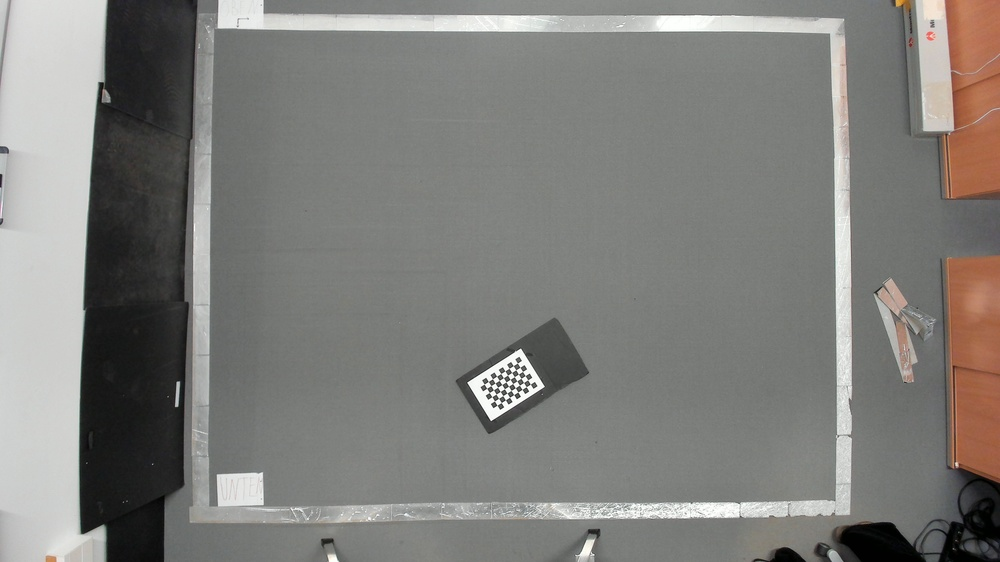
#> input picture calib_images/img1.jpg, 1000 x 562 px, shrunk from 3840 x 2160 before the run, found by its file name; its folder holds only this picture in this run
$ python calib.py
#> lines starting #> are read from the running program, lines starting #| are printed output that depends on the picture; after the words box and inside, x2 and y2 are one past the last pixel; in counts of white or black regions, pixels touching at a corner belong together; long printed decimals are rounded
import numpy as np
import cv2
import os
import argparse


def calibrate(dirpath, square_size, width, height, visualize=False):
    """ Apply camera calibration operation for images in the given directory path. """
#> called with dirpath = 'calib_images/*.jpg', square_size = 0.022, width = 9, height = 6, visualize = False

    # termination criteria
    criteria = (cv2.TERM_CRITERIA_EPS + cv2.TERM_CRITERIA_MAX_ITER, 30, 0.001)

    # prepare object points, like (0,0,0), (1,0,0), (2,0,0) ....,(8,6,0)
    objp = np.zeros((height * width, 3), np.float32)
    objp[:, :2] = np.mgrid[0:width, 0:height].T.reshape(-1, 2)

    objp = objp * square_size

    # Arrays to store object points and image points from all the images.
    objpoints = []  # 3d point in real world space
    imgpoints = []  # 2d points in image plane.

    images = os.listdir(dirpath)

    for fname in images:
        img = cv2.imread(os.path.join(dirpath, fname))
#> img is the input picture: shape (562, 1000, 3); mean B, G, R 122.9, 126.5, 127.6
        gray = cv2.cvtColor(img, cv2.COLOR_BGR2GRAY)
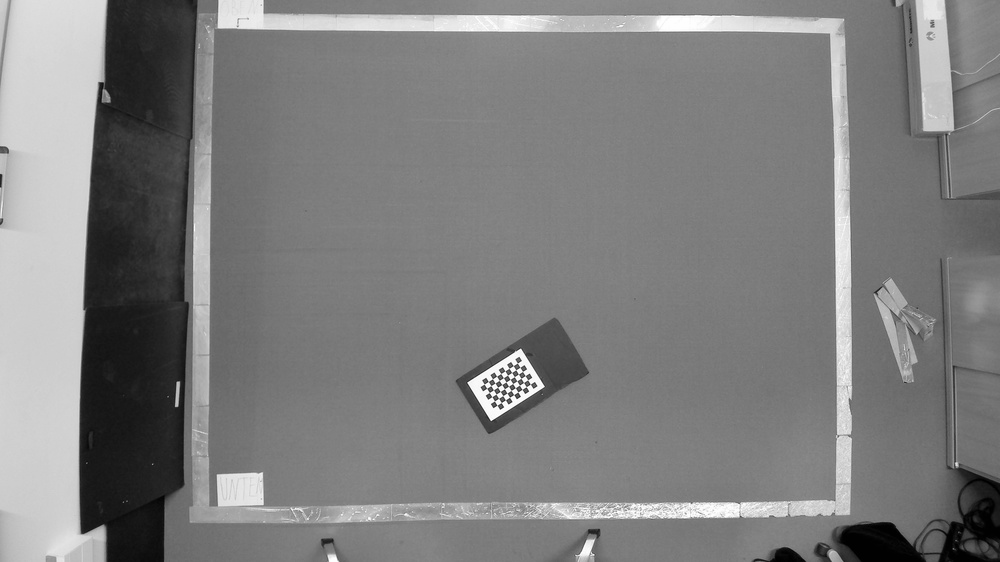
#> gray: shape (562, 1000); min 0, max 255, mean 126.4

        # Find the chess board corners
        ret, corners = cv2.findChessboardCorners(gray, (width, height), None)
#> ret = True; corners = 54 rows, first 8: [530.5, 384], [526.4, 386.7], [521.9, 389.4], [518, 392], [513.8, 394.6], [509.7, 397.2], [505.4, 399.8], [501.2, 402.5]

        # If found, add object points, image points (after refining them)
        if ret:
            objpoints.append(objp)

            corners2 = cv2.cornerSubPix(gray, corners, (11, 11), (-1, -1), criteria)
#> corners2 = 54 rows, first 8: [540.9, 385.5], [525.9, 390], [521.9, 390.9], [520.9, 392.6], [513.9, 394.7], [514.4, 395.7], [505.8, 397.5], [507.7, 399.8]
            imgpoints.append(corners2)

            # Draw and display the corners
            img = cv2.drawChessboardCorners(img, (width, height), corners2, ret)
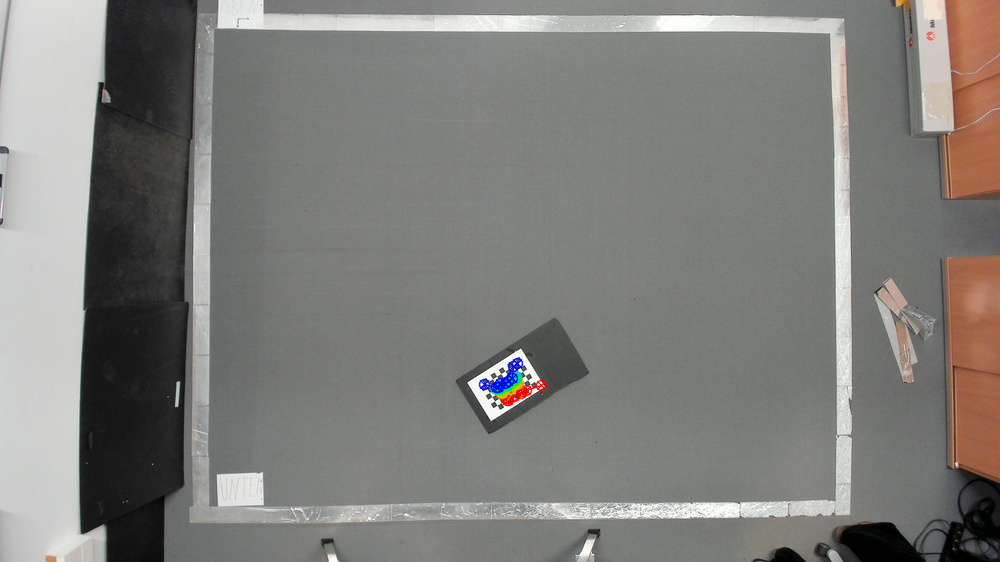
#> img: shape (562, 1000, 3); 0.25% of pixels changed, all inside (x1, y1, x2, y2) = (478, 357, 548, 407)

        if visualize:
            cv2.imshow('img', img)
            cv2.waitKey(0)

    ret, mtx, dist, rvecs, tvecs = cv2.calibrateCamera(objpoints, imgpoints, gray.shape[::-1], None, None)
#> ret = 3.5; mtx = [[152.5, 0, 444.5], [0, 184.1, 282.1], [0, 0, 1]]; dist = [[-0.11, -0.254, -0.0753, 0.0889, 0.141]]; rvecs = ([1.41, 1.15, 1.65],); tvecs = ([0.176, 0.263, 0.284],)

    return [ret, mtx, dist, rvecs, tvecs]


if __name__ == '__main__':
    dirpath = 'calib_images/*.jpg'
    # 2.2 cm == 0.022 m
    # square_size = 0.022
    square_size = 0.022
    width = 9
    height = 6
    visualize = False

    ret, mtx, dist, rvecs, tvecs = calibrate(dirpath, square_size, visualize=visualize, width=width, height=height)
#> ret = 3.5; mtx = [[152.5, 0, 444.5], [0, 184.1, 282.1], [0, 0, 1]]; dist = [[-0.11, -0.254, -0.0753, 0.0889, 0.141]]; rvecs = ([1.41, 1.15, 1.65],); tvecs = ([0.176, 0.263, 0.284],)

    print(mtx)
#| [[152.504   0.         444.468]
#|  [  0.         184.111 282.097]
#|  [  0.           0.           1.        ]]
    print(dist)
#| [[-0.1096 -0.2536 -0.07532  0.0889  0.1413]]

    np.save("calibration_matrix", mtx)
    np.save("distortion_coefficients", dist)

$ run again, on calib_images/img13.jpg
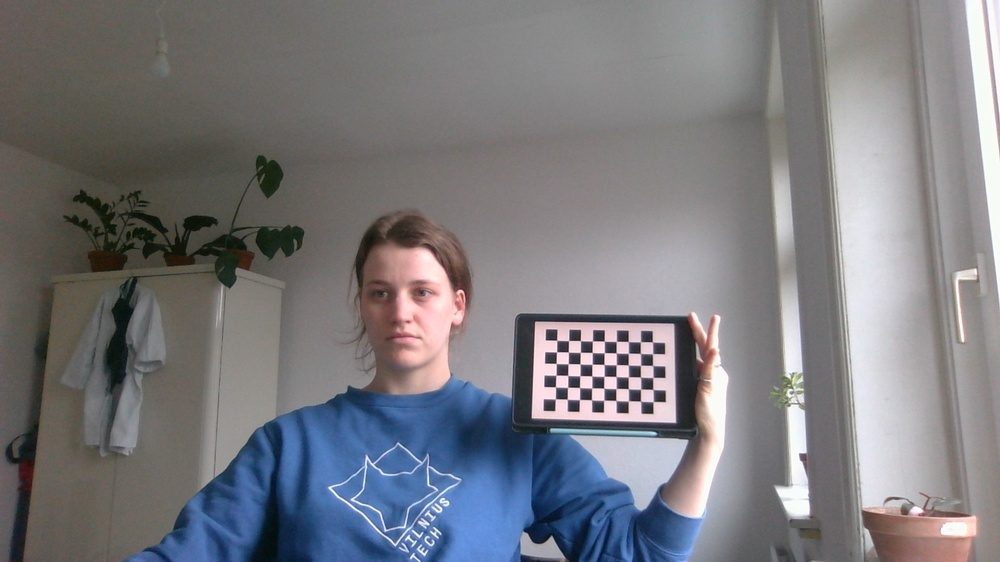
#> input picture calib_images/img13.jpg, 1000 x 562 px, shrunk from 1920 x 1080 before the run, found by its file name
#> in calibrate, img is the input picture: shape (562, 1000, 3); mean B, G, R 126, 121.4, 121.7
#> in calibrate, `gray = cv2.cvtColor(img, cv2.COLOR_BGR2GRAY)`:
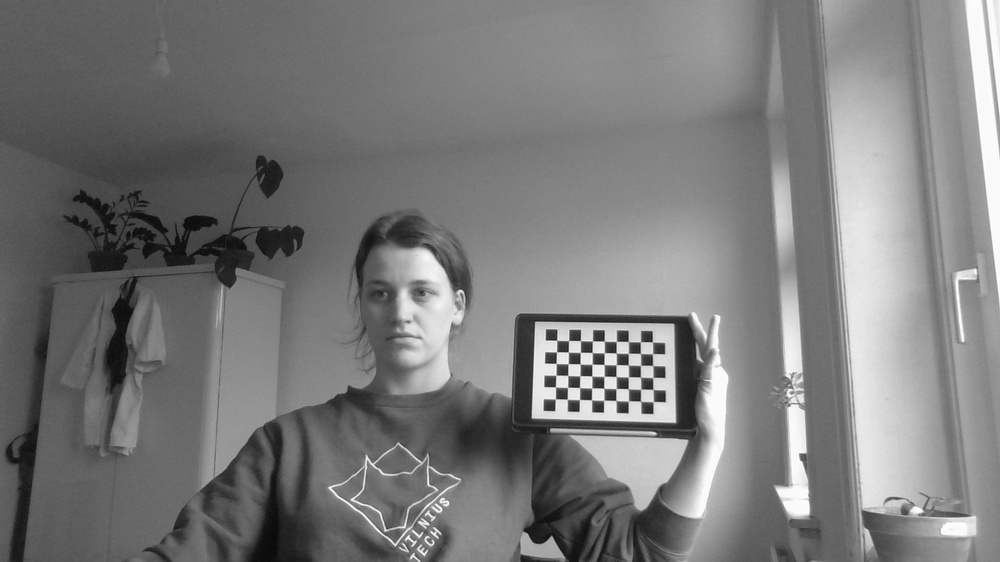
#> gray: shape (562, 1000); min 8, max 255, mean 122
#> in calibrate, `ret, corners = cv2.findChessboardCorners(gray, (width, height), None)`: ret = True; corners = 54 rows, first 8: [556.6, 340.2], [568.6, 340.6], [580.3, 340.6], [592.5, 340.9], [604.2, 341], [616.4, 341.4], [628.1, 341.5], [640.5, 341.8]
#> corners2 = 54 rows, first 8: [555.2, 346.2], [562.8, 347.1], [573.9, 346], [597.6, 346.6], [597.6, 346.6], [610.3, 348], [620.9, 347.1], [645.7, 347.3]
#> in calibrate, `img = cv2.drawChessboardCorners(img, (width, height), corners2, ret)`:
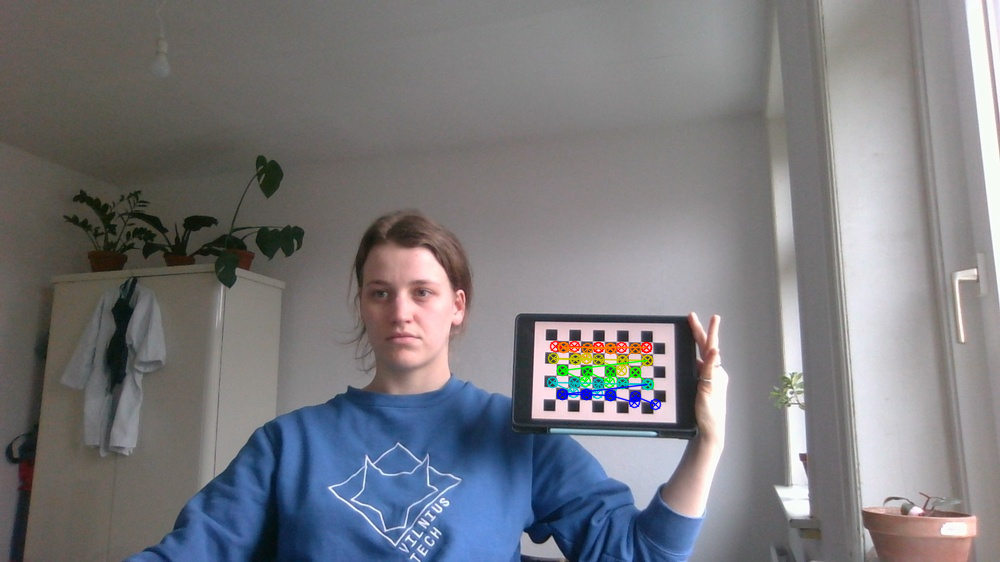
#> img: shape (562, 1000, 3); 0.83% of pixels changed, all inside (x1, y1, x2, y2) = (546, 340, 662, 411)
#> in calibrate, `ret, mtx, dist, rvecs, tvecs = cv2.calibrateCamera(objpoints, imgpoint..`: ret = 6.83; mtx = [[193.3, 0, 505.2], [0, 146.6, 316.9], [0, 0, 1]]; dist = [[3.22, -4.19, -0.187, -0.339, 2.56]]; rvecs = ([-0.276, -0.0879, 0.0974],); tvecs = ([0.125, 0.0788, 0.433],)
#> `ret, mtx, dist, rvecs, tvecs = calibrate(dirpath, square_size, visuali..`: ret = 6.83; mtx = [[193.3, 0, 505.2], [0, 146.6, 316.9], [0, 0, 1]]; dist = [[3.22, -4.19, -0.187, -0.339, 2.56]]; rvecs = ([-0.276, -0.0879, 0.0974],); tvecs = ([0.125, 0.0788, 0.433],)
#| [[193.279   0.         505.223 ]
#|  [  0.         146.609 316.933]
#|  [  0.           0.           1.        ]]
#| [[ 3.221 -4.192 -0.1868 -0.3394  2.562]]

$ run again, on calib_images/img14.jpg
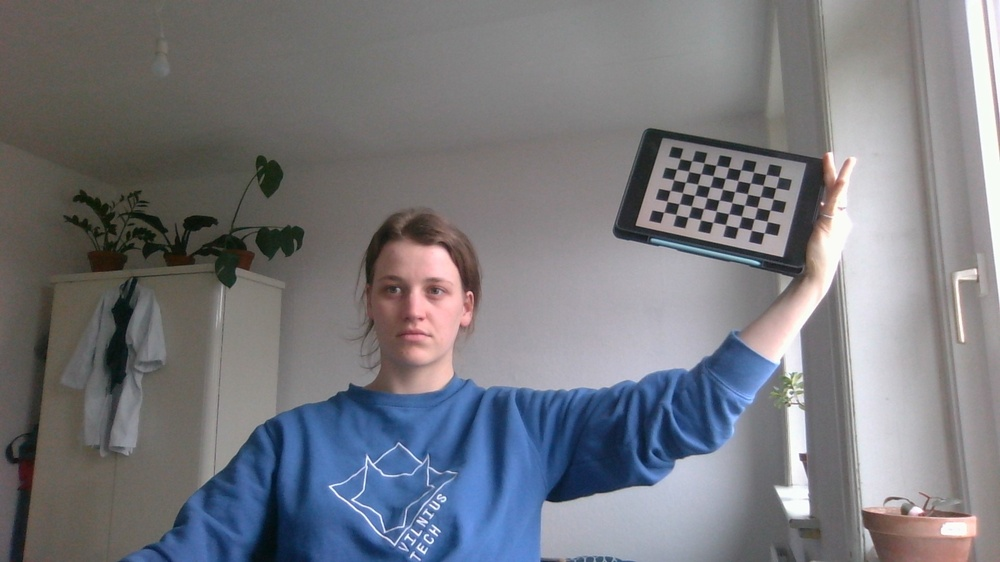
#> input picture calib_images/img14.jpg, 1000 x 562 px, shrunk from 1920 x 1080 before the run, found by its file name
#> in calibrate, img is the input picture: shape (562, 1000, 3); mean B, G, R 125.9, 120, 119.1
#> in calibrate, `gray = cv2.cvtColor(img, cv2.COLOR_BGR2GRAY)`:
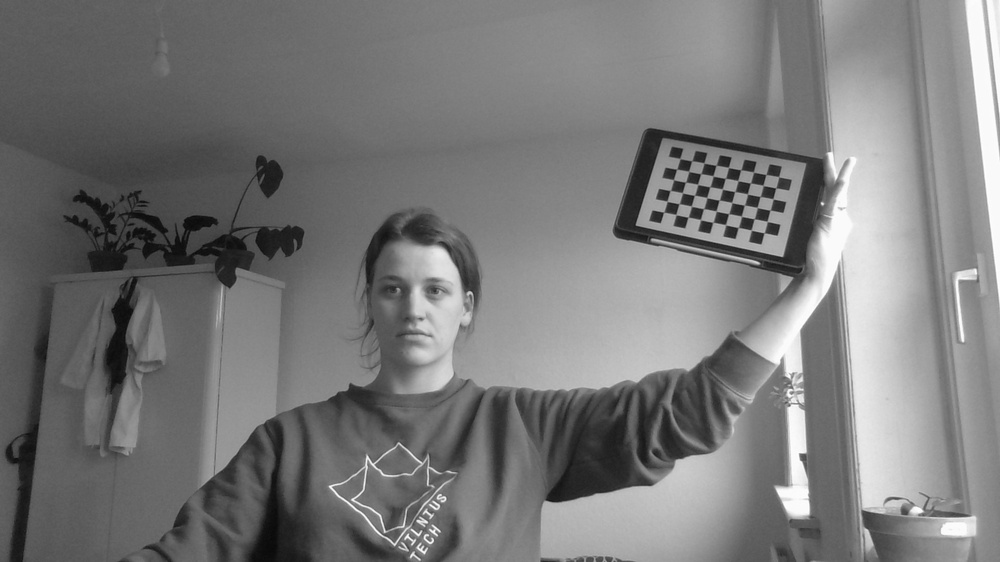
#> gray: shape (562, 1000); min 7, max 255, mean 120.4
#> in calibrate, `ret, corners = cv2.findChessboardCorners(gray, (width, height), None)`: ret = True; corners = 54 rows, first 8: [679.9, 158.6], [691.9, 160.7], [703.8, 163], [716.1, 165.3], [728.4, 167.4], [740.8, 169.7], [753.4, 172.1], [766, 174.5]
#> corners2 = 54 rows, first 8: [684.3, 165.5], [684.3, 165.5], [709.3, 170], [709.3, 170], [733.3, 174.4], [733.3, 174.4], [758.5, 179.4], [758.5, 179.4]
#> in calibrate, `img = cv2.drawChessboardCorners(img, (width, height), corners2, ret)`:
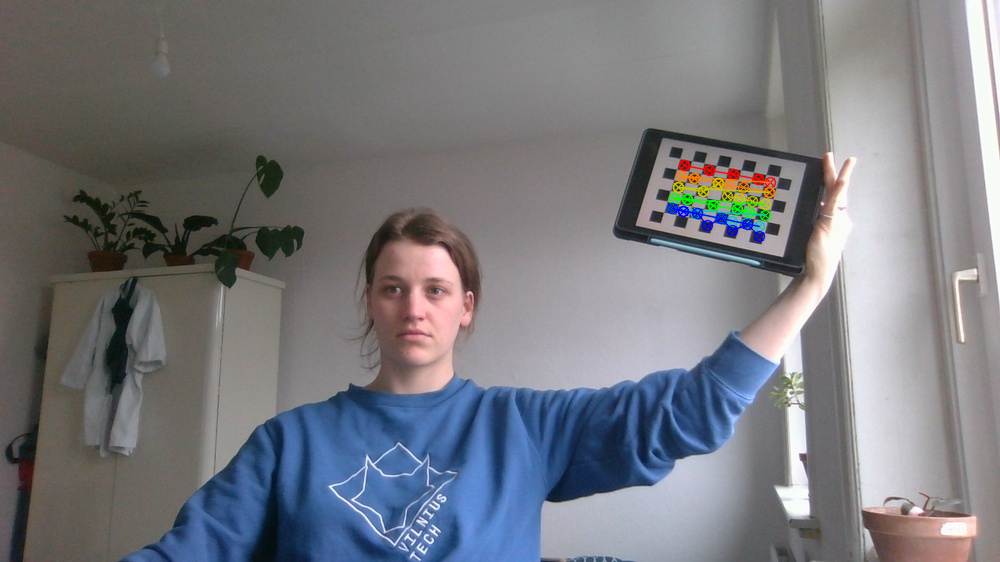
#> img: shape (562, 1000, 3); 0.82% of pixels changed, all inside (x1, y1, x2, y2) = (666, 159, 777, 243)
#> in calibrate, `ret, mtx, dist, rvecs, tvecs = cv2.calibrateCamera(objpoints, imgpoint..`: ret = 5.8; mtx = [[385.5, 0, 477.8], [0, 275, 265.2], [0, 0, 1]]; dist = [[0.497, 2.45, -0.0951, -0.105, -4.26]]; rvecs = ([0.667, 1.26, 0.183],); tvecs = ([0.363, -0.215, 0.778],)
#> `ret, mtx, dist, rvecs, tvecs = calibrate(dirpath, square_size, visuali..`: ret = 5.8; mtx = [[385.5, 0, 477.8], [0, 275, 265.2], [0, 0, 1]]; dist = [[0.497, 2.45, -0.0951, -0.105, -4.26]]; rvecs = ([0.667, 1.26, 0.183],); tvecs = ([0.363, -0.215, 0.778],)
#| [[385.537   0.         477.816]
#|  [  0.         275.021 265.245]
#|  [  0.           0.           1.        ]]
#| [[ 0.4973   2.445 -0.09513 -0.1049 -4.263]]

$ run again, on calib_images/img15.jpg
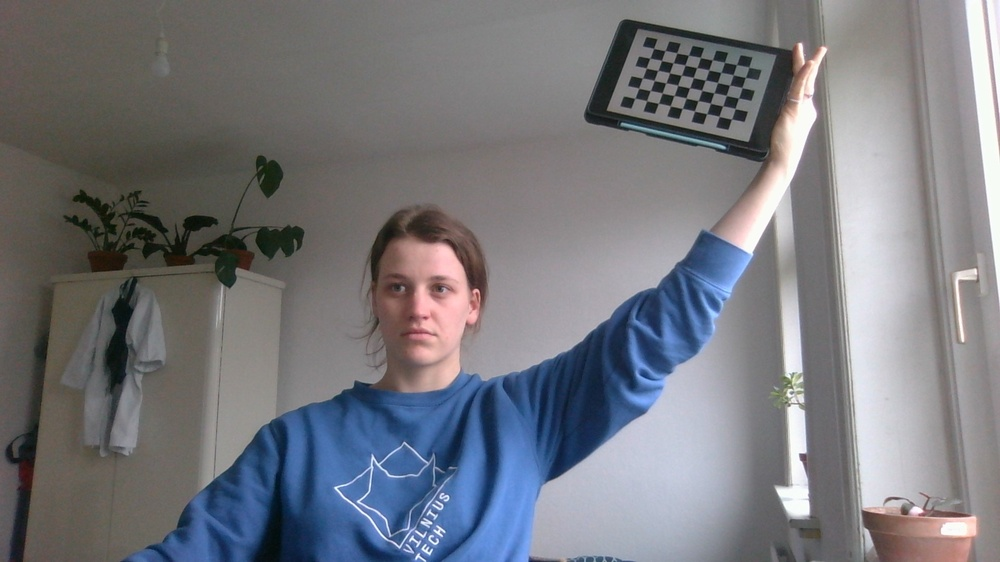
#> input picture calib_images/img15.jpg, 1000 x 562 px, shrunk from 1920 x 1080 before the run, found by its file name
#> in calibrate, img is the input picture: shape (562, 1000, 3); mean B, G, R 125.3, 119.5, 118.4
#> in calibrate, `gray = cv2.cvtColor(img, cv2.COLOR_BGR2GRAY)`:
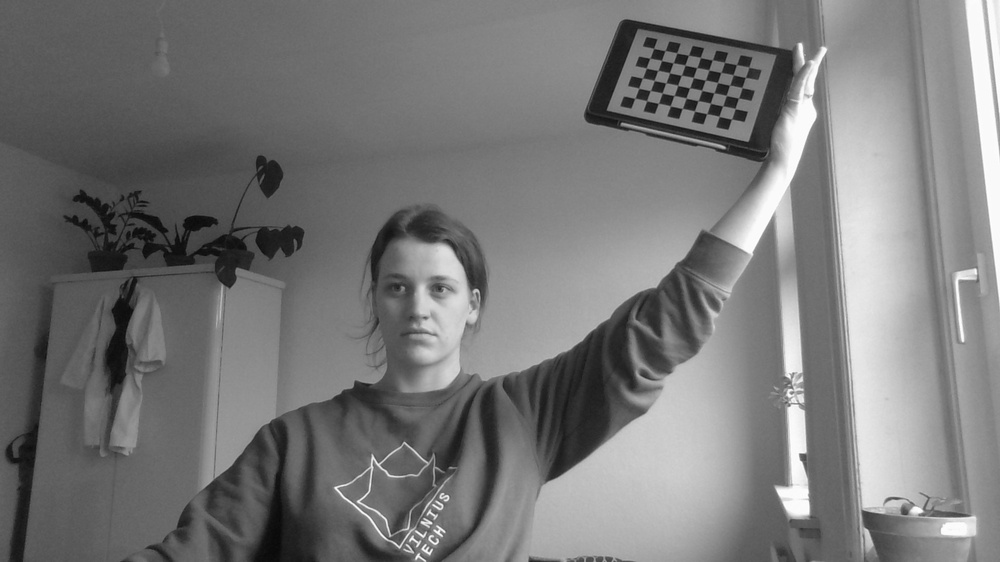
#> gray: shape (562, 1000); min 5, max 255, mean 119.8
#> in calibrate, `ret, corners = cv2.findChessboardCorners(gray, (width, height), None)`: ret = True; corners = 54 rows, first 8: [653.6, 48.44], [665, 50.58], [676.8, 52.85], [688.6, 55.24], [700.3, 57.51], [712.4, 59.89], [724.3, 62.44], [736.6, 64.74]
#> corners2 = 54 rows, first 8: [657.4, 54.6], [657.4, 54.6], [681.1, 59.5], [681.1, 59.5], [704.6, 63.86], [704.6, 63.86], [728.6, 68.7], [728.6, 68.7]
#> in calibrate, `img = cv2.drawChessboardCorners(img, (width, height), corners2, ret)`:
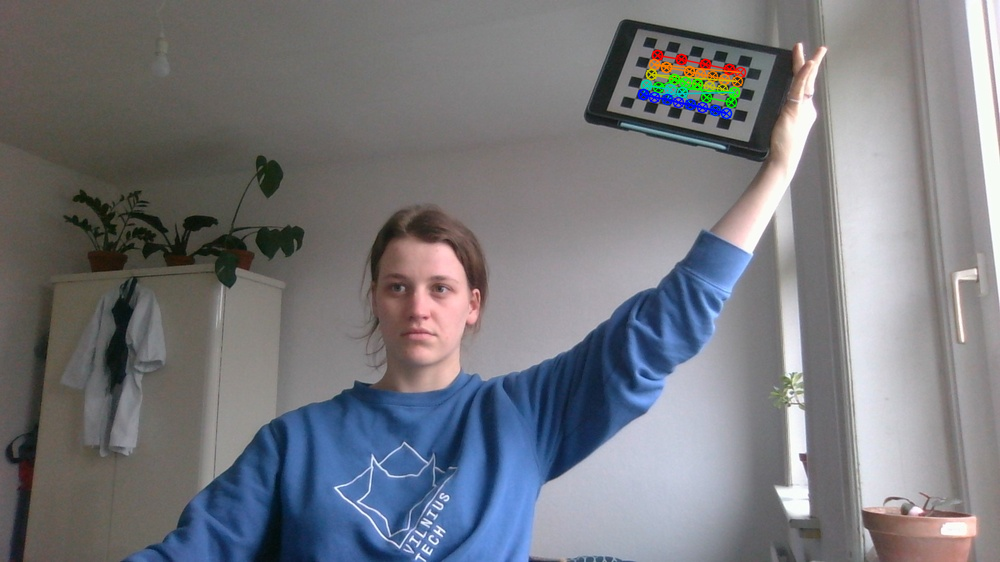
#> img: shape (562, 1000, 3); 0.75% of pixels changed, all inside (x1, y1, x2, y2) = (637, 49, 747, 120)
#> in calibrate, `ret, mtx, dist, rvecs, tvecs = cv2.calibrateCamera(objpoints, imgpoint..`: ret = 6.01; mtx = [[361.7, 0, 470.1], [0, 325.8, 236.9], [0, 0, 1]]; dist = [[0.0994, 0.0371, 0.0541, -0.0943, -0.024]]; rvecs = ([-0.0925, 0.563, 0.483],); tvecs = ([0.444, -0.448, 0.672],)
#> `ret, mtx, dist, rvecs, tvecs = calibrate(dirpath, square_size, visuali..`: ret = 6.01; mtx = [[361.7, 0, 470.1], [0, 325.8, 236.9], [0, 0, 1]]; dist = [[0.0994, 0.0371, 0.0541, -0.0943, -0.024]]; rvecs = ([-0.0925, 0.563, 0.483],); tvecs = ([0.444, -0.448, 0.672],)
#| [[361.677   0.         470.117]
#|  [  0.         325.779 236.855]
#|  [  0.           0.           1.        ]]
#| [[ 0.09944  0.03713  0.05408 -0.09433  -0.02398]]
